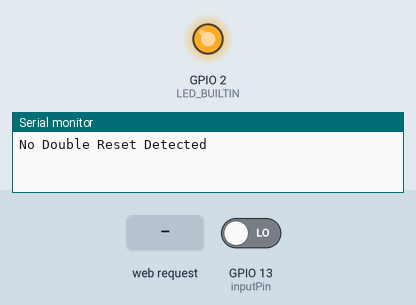
Bench run of a sketch on a simulated ESP8266 (NodeMCU). Shown: output pins drawn as LEDs (lit = HIGH, except the on-board LED, lit = LOW), the last lines printed to the serial monitor. Inputs (shaded band) come from the test bench; at power-on: GPIO 13 (inputPin) LOW. WiFi joins after 1.5 s; servers stay silent unless stated.

Above: at 0.1 s.
At 2.7 s:
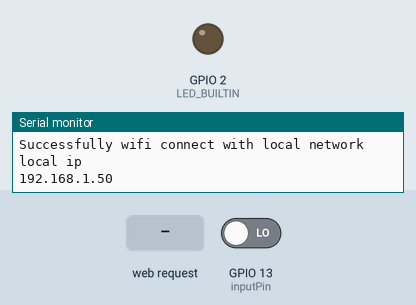
2.8 s: HTTP request GET /occupied received
Timing chart, 0 to 5.8 s (numbered marks = the images above; inputs shaded):
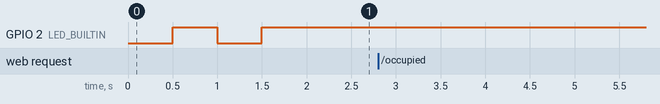

The sketch:

APSensorDemo.ino
```cpp
#include <WiFiManager.h>

#include <DoubleResetDetector.h>

#include "ESP8266WiFi.h"

#include <Ticker.h>  //Ticker Library

Ticker blinker;
// Number of seconds after reset during which a
// subseqent reset will be considered a double reset.
#define DRD_TIMEOUT 10

// RTC Memory Address for the DoubleResetDetector to use
#define DRD_ADDRESS 0

#define AP_NAME "Smart  Sensor"

#define DEFAULT_PASSWORD "nopassword"

// Set web server port number to 80
WiFiServer server(80);

// Auxiliar variables to store the current output state
String outputState = "empty";
// Variable to store the HTTP request
String header;

int inputPin = 13; // choose input pin (for Infrared sensor)
int val = 0; // variable for reading the pin status

DoubleResetDetector drd(DRD_TIMEOUT, DRD_ADDRESS);

//=======================================================================
void changeState()
{
  digitalWrite(LED_BUILTIN, !(digitalRead(LED_BUILTIN)));  //Invert Current State of LED
}

void stopBlinking(){
  blinker.detach();
  digitalWrite(LED_BUILTIN, HIGH);
}

void setup()
{
  pinMode(LED_BUILTIN, OUTPUT);
  Serial.begin(115200);
  pinMode(inputPin, INPUT);
  //WiFiManager
  //Local intialization. Once its business is done, there is no need to keep it around
  WiFiManager wifiManager;

  //exit after config instead of connecting
  wifiManager.setBreakAfterConfig(true);


  if (drd.detectDoubleReset()) {
    Serial.println("Double Reset Detected");
     wifiManager.resetSettings();
    Serial.println("failed to connect, we should reset as see if it connects");
    delay(3000);
    ESP.reset();
    delay(5000);

  } else {
    Serial.println("No Double Reset Detected");
  }

  //Initialize Ticker every 0.5s
  blinker.attach(0.5, changeState); //Use <strong>attach_ms</strong> if you need time in ms

   if (!wifiManager.autoConnect(AP_NAME, DEFAULT_PASSWORD)) {
    Serial.println("failed to connect, we should reset as see if it connects");
    delay(3000);
    ESP.reset();
    delay(5000);
  }

   //if you get here you have connected to the WiFi
  Serial.println("Successfully wifi connect with local network");


  Serial.println("local ip");
  Serial.println(WiFi.localIP());

  server.begin();
  stopBlinking();

}
void loop()
{
   drd.loop();
   hostStatusWebpage();
}
void hostStatusWebpage()
{
  WiFiClient client = server.available();   // Listen for incoming clients

  if (client) {                             // If a new client connects,
    Serial.println("New Client.");          // print a message out in the serial port
    String currentLine = "";                // make a String to hold incoming data from the client
    while (client.connected()) {            // loop while the client's connected
      if (client.available()) {             // if there's bytes to read from the client,
        char c = client.read();             // read a byte, then
        Serial.write(c);                    // print it out the serial monitor
        header += c;
        if (c == '\n') {                    // if the byte is a newline character
          // if the current line is blank, you got two newline characters in a row.
          // that's the end of the client HTTP request, so send a response:
          if (currentLine.length() == 0) {
            // HTTP headers always start with a response code (e.g. HTTP/1.1 200 OK)
            // and a content-type so the client knows what's coming, then a blank line:
            client.println("HTTP/1.1 200 OK");
            client.println("Content-type:text/html");
            client.println("Connection: close");
            client.println();

            // turns the GPIOs on and off

            val = digitalRead(inputPin); // read input value
           if (val == HIGH)
           {
            Serial.println("Output on");
              outputState = "empty";

            } else {
              Serial.println("Output on");
              outputState = "occupied";
            }

            // Display the HTML web page
            client.println("<!DOCTYPE html><html>");
            client.println("<head><meta name=\"viewport\" content=\"width=device-width, initial-scale=1\">");
            client.println("<link rel=\"icon\" href=\"data:,\">");
            // CSS to style the on/off buttons
            // Feel free to change the background-color and font-size attributes to fit your preferences
            client.println("<style>html { font-family: Helvetica; display: inline-block; margin: 0px auto; text-align: center;}");
            client.println(".button { background-color: #195B6A; border: none; color: white; padding: 16px 40px;");
            client.println("text-decoration: none; font-size: 30px; margin: 2px; cursor: pointer;}");
            client.println(".button2 {background-color: #77878A;}</style></head>");

            // Web Page Heading
            client.println("<body><h1>Smart Sensor</h1>");

            // Display current state, and ON/OFF buttons for the defined GPIO
            client.println("<p> Lot 0001 : </p>");
            // If the outputState is off, it displays the ON button

            if (outputState=="occupied") {
              client.println("<p><a href=\"/5/on\"><button class=\"button\">occupied</button></a></p>");
            } else {
              client.println("<p><a href=\"/5/off\"><button class=\"button button2\">empty</button></a></p>");
            }

            client.println("</body></html>");

            // The HTTP response ends with another blank line
            client.println();
            // Break out of the while loop
            break;
          } else { // if you got a newline, then clear currentLine
            currentLine = "";
          }
        } else if (c != '\r') {  // if you got anything else but a carriage return character,
          currentLine += c;      // add it to the end of the currentLine
        }
      }
    }
    // Clear the header variable
    header = "";
    // Close the connection
    client.stop();
    Serial.println("Client disconnected.");
    Serial.println("");
  }
}
```
